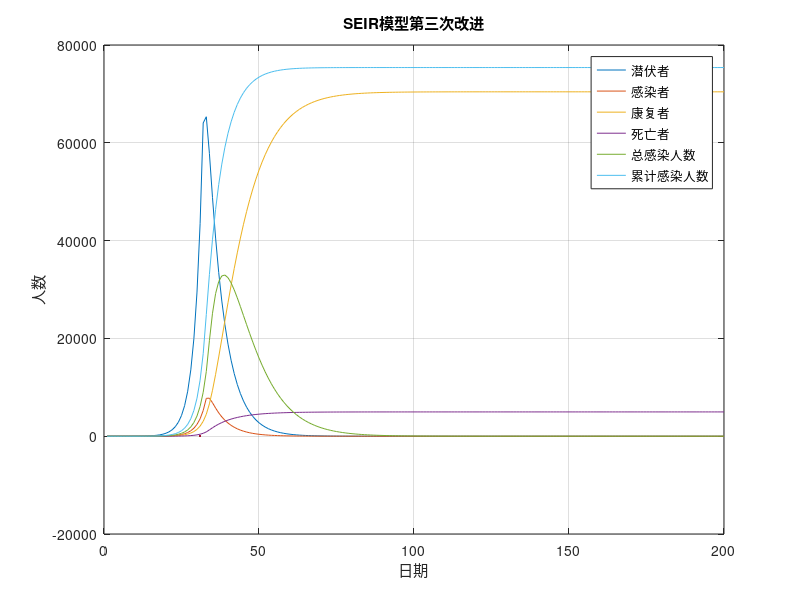

This chart was generated by the following MATLAB code:
%SEIR模型第三次修正，易感人群进行自我隔离
clear;clc;
%参数设置
N=1400000000;%人口数
I = 1;%传染者
R = 0;%康复者
D = 0;%死亡患者数量
E = 0;%潜伏者
S = N-I;%易感染者
Q = 0;%隔离者人数
Iq = I+Q;%现存总患病人数
F = 0;%自我隔离人数
sum_I = 1;%累计感染人数
a = 20;%感染者平均每日接触人数
b = 0.03;%平均感染率
lambda = a*b;%传染系数
lambda_1 = lambda;%潜伏者感染系数
delta = 0.125;%潜伏者患病概率
mu = 0.1;%康复概率
mu_1 = 0.05;%转阴率
mu_2 =mu*1.15;%隔离者治愈率
alpha = 0.05;%死亡概率
alpha_1 = alpha*0.05;%隔离者死亡率
phi = 0.7;%自我隔离速率
sita = 0.9;%隔离速率
day=31;%采取控制措施的天数
T = 1:200;
for idx = 1:length(T)-1
    S(idx+1) = S(idx)-lambda*I(idx)*S(idx)/N-lambda_1*E(idx)*S(idx)/N+mu_1*E(idx);%易感人数迭代
    E(idx+1) = E(idx)+lambda*I(idx)*S(idx)/N+lambda_1*E(idx)*S(idx)/N-delta*E(idx)-mu_1*E(idx);%潜伏者人数迭代
    I(idx+1) = I(idx)+delta*E(idx)-(mu+alpha)*I(idx)-sita*I(idx);%患病人数迭代
    R(idx+1) = R(idx)+mu*I(idx)+mu_2*Q(idx);%康复人数迭代
    D(idx+1) = D(idx)+alpha*I(idx)+alpha_1*Q(idx);%死亡患者人数迭代
    Q(idx+1) = Q(idx)+sita*I(idx)-mu_2*Q(idx)-alpha_1*Q(idx);%隔离人数迭代
    Iq(idx+1) = I(idx)+Q(idx);%现存总患病人数迭代
    
    if idx>=day
        S(idx+1) = S(idx)-phi*S(idx);%采取控制措施后潜伏者人数迭代
    end
    sum_I(idx+1) = sum_I(idx) + delta*E(idx);%累计患病人数迭代(累计患病人数=前一天的患病人数+新增患病)
end
save('output3.txt',"sum_I","Iq","D","R",'-ascii');%累计确诊\现存确诊\累计死亡\累计出院
plot(T,E,T,I,T,R,T,D,T,Iq,T,sum_I);
grid on;
hold on;
plot(31,0,'.');
xlabel('日期');
ylabel('人数');
legend('潜伏者','感染者','康复者','死亡者','总感染人数','累计感染人数');
title('SEIR模型第三次改进');
